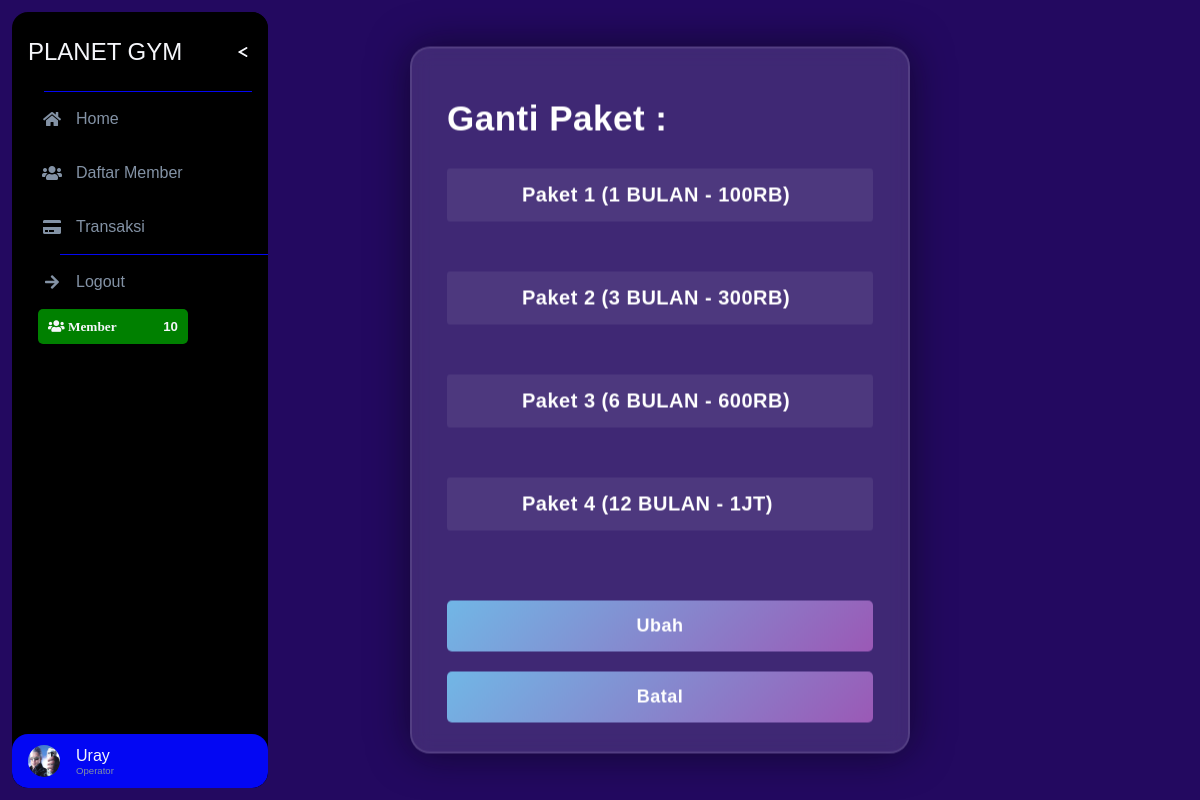
The page /halaman/utama.php?page=ubah_m&id=1008 (signed in) on the database its author committed.
### tables this page shows
CREATE TABLE `petugas` (
  `id` int(11) NOT NULL,
  `id_kar` int(11) NOT NULL,
  `foto` varchar(255) NOT NULL,
  `nama` varchar(100) NOT NULL,
  `password` varchar(255) NOT NULL,
  `email` varchar(100) NOT NULL,
  `tgl_lahir` date NOT NULL,
  `wkt_msk` datetime NOT NULL,
  `wkt_klr` datetime NOT NULL,
  `petugas` varchar(8) NOT NULL
);

### halaman/utama.php (the view, shortened to what this page needs)
<?php
$ids = $_SESSION['ids'];
$my = mysqli_connect("localhost","root","Mindyourhead77","gymme");
$query = mysqli_query($my,"SELECT * FROM petugas WHERE id_kar='$ids'");
$data = mysqli_fetch_all($query,MYSQLI_ASSOC);
$dm = mysqli_query($my,"SELECT * FROM member ");
?>
<!DOCTYPE html>
<html>
<head>
  <link rel="stylesheet" href="style/style.css">
  <link rel="stylesheet" href="https://use.fontawesome.com/releases/v5.2.0/css/all.css" />
    <link rel="stylesheet" href="https://use.fontawesome.com/releases/v5.2.0/css/fontawesome.css" />
</head>
<body>
  <?php foreach($data as $dta): ?>
   <?php $nama = explode(" ",$dta['nama']);?>
	<div class= 'container'>
        <div class="container_outer_img">
          <div class="img-inner">
            <?php
             if(isset($_GET['page'])){
              $page = $_GET['page'];
              switch ($page) {
                case 'ubah_m':
                  include 'ubah_member.php';
                  break;
              }
             }
            ?>
          </div>
        </div>
  </div>
<div id="nav-bar" >
  <div id="nav-header"><a id="nav-title" href="utama.php" target="_self">PLANET GYM</a>
    <label for="nav-toggle"><span id="nav-toggle-burger"></span></label>
    <hr/>
  </div>
  <div id="nav-content">
    <div class="nav-button" ><i class="fas fa-home"></i><span><a href="utama.php">Home</a></span></div>
      <div class="nav-button"><i class="fas fa-users"></i><span><a href="utama.php?page=member">daftar member</a></span></div>
    <div class="nav-button"><i class="fas fa-credit-card"></i><span><a href="utama.php?page=transaksi">transaksi</a></span></div>
    <hr/>
    <div class="nav-button"><i class="fas fa-arrow-right"></i><span><a href="../fungsi/logout.php" onclick="return confirm('anda yakin sudah selesai kerjanya?')">Logout</a></span></div>
      <div class="data">
          <div class="member">
            <h5 style="float: right;"> <?= mysqli_num_rows($dm) ?></h5>
            <h5 style="float: left;"><i class="fas fa-users"> member</i></h5>
          </div>
      </div>
  </div>
  <div id="nav-footer">
    <div id="nav-footer-heading">
      <div id="nav-footer-avatar"><img src="../foto_karyawan/<?= $dta['foto'] ?>"/></div>
      <div id="nav-footer-titlebox">
      <a id="nav-footer-title" target="_blank"><?= $nama[0] ?></a>
      <span id="nav-footer-subtitle"><?= $dta['petugas'] ?></span>
    </div>
    </div>
  </div>
</div>
<?php endforeach; ?>
  </body>
</html>

### halaman/ubah_member.php (shortened to what this page needs)
<!DOCTYPE html>
<html lang="en">
<head>
</head>
<body>
<div id="form">
    <form action="" method="post" >
        <div style="font-size: 35px; font-weight: bolder;" >ganti paket : </div>
        <label for="1" class="paket">
             <label for="1" >paket 1 (1 BULAN - 100RB)</label>
        </label>
        <label for="2" class="paket">
            <label for="2" >paket 2 (3 BULAN - 300RB)</label>
        </label>
        <label for="3" class="paket">
            <label for="3">paket 3 (6 BULAN - 600RB)</label>
        </label>
        <label  for="4" class="paket" >
            <label for="4">paket 4 (12 BULAN - 1JT)</label>
        </label>
        <button type="input" name="ubah" id="paket">ubah</button>
    </form>
    <form action="utama.php?page=member" method="post">
    <button type="input" name="batal" id="paket">batal</button>
    </form>
</div>
</body>
</html>

### halaman/style/style.css (style rules this page uses)
* { margin: 0; padding: 0; box-sizing: border-box; text-transform: capitalize; }
html, body { background: var(--background); overflow: hidden; }
:root { --secondary-color: #230960; --contrast-color: #edc2d9; --background: #567bff; --navbar-width: 256px; --navbar-width-min: 80px; --navbar-dark-primary: #000000; --navbar-dark-secondary: #0307f3; --navbar-light-primary: #f5f6fa; --navbar-light-secondary: #8392a5; }
.container { display: flex; height: 100vh; width: 110%; justify-content: space-around; align-items: center; color: #fff; background-color: var(--secondary-color); position: relative; font-family: -apple-system, BlinkMacSystemFont, "Segoe UI", Roboto, Oxygen, Ubuntu, Cantarell, "Open Sans", "Helvetica Neue", sans-serif; transition: all 0.8s ease; }
.container_outer_img { margin: 0 0 0 600px; width: 100%; overflow: visible; }
#nav-bar { position: absolute; left: 1vw; top: 1vw; height: calc(100% - 2vw); background: var(--navbar-dark-primary); border-radius: 16px; display: flex; flex-direction: column; color: var(--navbar-light-primary); font-family: Verdana, Geneva, Tahoma, sans-serif; overflow: hidden; user-select: none; animation: slideUp 1.2s ease forwards; }
#nav-bar hr { margin: 0; position: relative; left: 16px; width: calc(100% - 32px); border: none; border-top: solid 1px var(--navbar-dark-secondary); }
#nav-bar a { color: inherit; text-decoration: inherit; }
#nav-header { position: relative; width: var(--navbar-width); left: 16px; width: calc(var(--navbar-width) - 16px); min-height: 80px; background: var(--navbar-dark-primary); border-radius: 16px; z-index: 2; display: flex; align-items: center; transition: width 0.2s; }
#nav-header hr { position: absolute; bottom: 0; }
#nav-title { font-size: 1.5rem; transition: opacity 1s; }
label[for="nav-toggle"] { position: absolute; right: 0; width: 3rem; height: 100%; display: flex; align-items: center; justify-content: center; cursor: pointer; }
#nav-toggle-burger { position: relative; width: 16px; height: 2px; background: var(--navbar-dark-primary); border-radius: 99px; transition: background 0.2s; }
#nav-toggle-burger:before, #nav-toggle-burger:after { content: ""; position: absolute; top: -6px; width: 10px; height: 2px; background: var(--navbar-light-primary); border-radius: 99px; transform: translate(2px, 8px) rotate(30deg); transition: 0.2s; }
#nav-toggle-burger:after { top: 6px; transform: translate(2px, -8px) rotate(-30deg); }
#nav-content { margin: -16px 0; padding: 16px 0; position: relative; flex: 1; width: var(--navbar-width); background: var(--navbar-dark-primary); box-shadow: 0 0 0 16px var(--navbar-dark-primary); direction: rtl; overflow-x: hidden; transition: width 0.2s; }
.nav-button { position: relative; margin-left: 16px; height: 54px; display: flex; align-items: center; color: var(--navbar-light-secondary); direction: ltr; cursor: pointer; z-index: 1; transition: color 0.2s; }
.nav-button span { transition: opacity 1s; }
.nav-button .fas { transition: min-width 0.2s; }
#nav-bar .fas { min-width: 3rem; text-align: center; }
#nav-footer { position: relative; width: var(--navbar-width); height: 54px; background: var(--navbar-dark-secondary); border-radius: 16px; display: flex; flex-direction: column; z-index: 2; transition: width 0.2s, height 0.2s; }
#nav-footer-heading { position: relative; width: 100%; height: 54px; display: flex; align-items: center; }
#nav-footer-avatar { position: relative; margin: 150px 0 150px 16px; left: 0; width: 32px; height: 32px; border-radius: 50%; overflow: hidden; transform: translate(0); transition: 0.2s; }
#nav-footer-avatar img { height: 100%; width: 100%; transition: 1s; }
#nav-footer-titlebox { position: relative; margin-left: 16px; width: 5px; display: flex; flex-direction: column; transition: opacity 1s; }
#nav-footer-subtitle { color: var(--navbar-light-secondary); font-size: 0.6rem; }
.data { position: absolute; right: 80px; }
.member { background-color: green; width: 150px; height: 35px; border-radius: 5px; padding: 10px; }

### rows shown on the page
petugas: foto (picture), nama "Uray", petugas "Operator"
